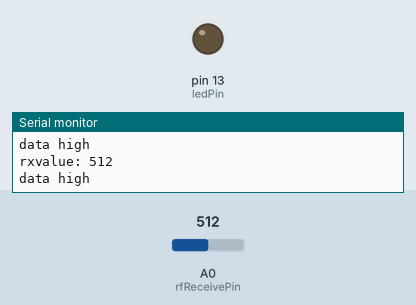
Bench run of a sketch on a simulated Arduino Uno, built with avr-gcc and run on an emulated ATmega328P. On the bench: output pins drawn as LEDs (lit = HIGH), the last lines printed to the serial monitor. The inputs (shaded band) are chosen by the test bench; at power-on: A0 (rfReceivePin) = 512.

Above: at 1.2 s.
1.3 s: A0 (rfReceivePin) set to 55
2.8 s: A0 (rfReceivePin) set to 44
At 3.7 s:
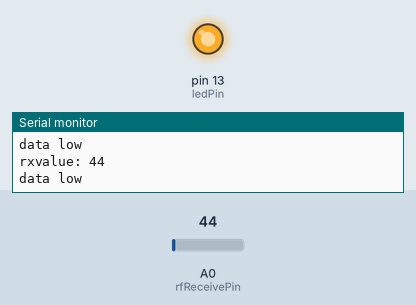
4.5 s: A0 (rfReceivePin) set to 130
6.0 s: A0 (rfReceivePin) set to 146
At 7.2 s:
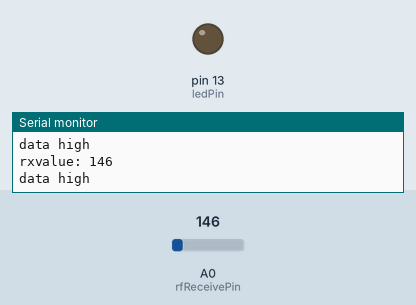
7.5 s: A0 (rfReceivePin) set to 40
At 8.5 s:
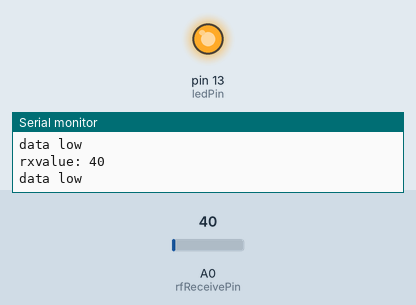
Timing chart, 0 to 10.0 s (numbered marks = the images above; inputs shaded):
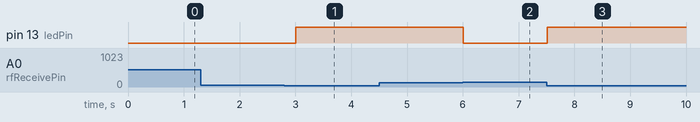

The sketch:

RF_Blink_Rx.ino
```cpp
#define rfReceivePin 0 // RF Receiver pin = Analog pin 0
#define ledPin 13 // Onboard LED = digital pin 13

unsigned int data = 0; // variabled used to store received data
const unsigned int upperThreshold = 140; // upper threshold value
const unsigned int lowerThreshold = 50; // lower threshold value

void setup() {
  pinMode (ledPin, OUTPUT);
  Serial.begin (9600);
}

void loop(){
  data = analogRead(rfReceivePin); // listen for data on analog pin 0
  Serial.print("rxvalue: "); Serial.println(data);

  if (data>upperThreshold) {
    digitalWrite(ledPin, LOW); // if a low signal is received turn LED off
    Serial.println("data high");
  }

  if (data<lowerThreshold) {
    digitalWrite(ledPin, HIGH); // if a high signal is received, run LED on
    Serial.println("data low");
  }

  delay(300);
}
```

Measured:
- the behaviour switches between 50 and 49 on A0 (rfReceivePin) (found by bisection; images 0 and 1)
- the behaviour switches between 140 and 141 on A0 (rfReceivePin) (found by bisection; images 1 and 2)
- after the input at 2.8 s, pin 13 (ledPin): LOW → HIGH after 0.20 s
- after the input at 6.0 s, pin 13 (ledPin): HIGH → LOW at once
- after the input at 7.5 s, pin 13 (ledPin): LOW → HIGH at once
